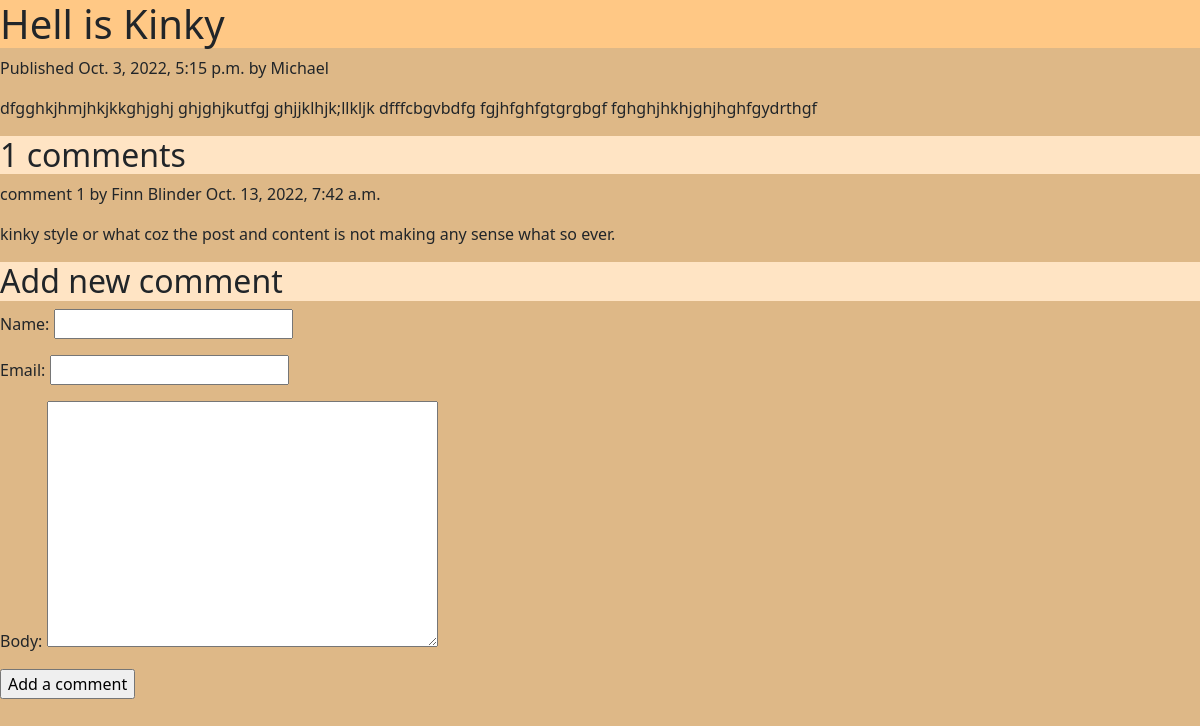
The page /2022/10/3/hell-is-kinky/ on the database as committed earlier.
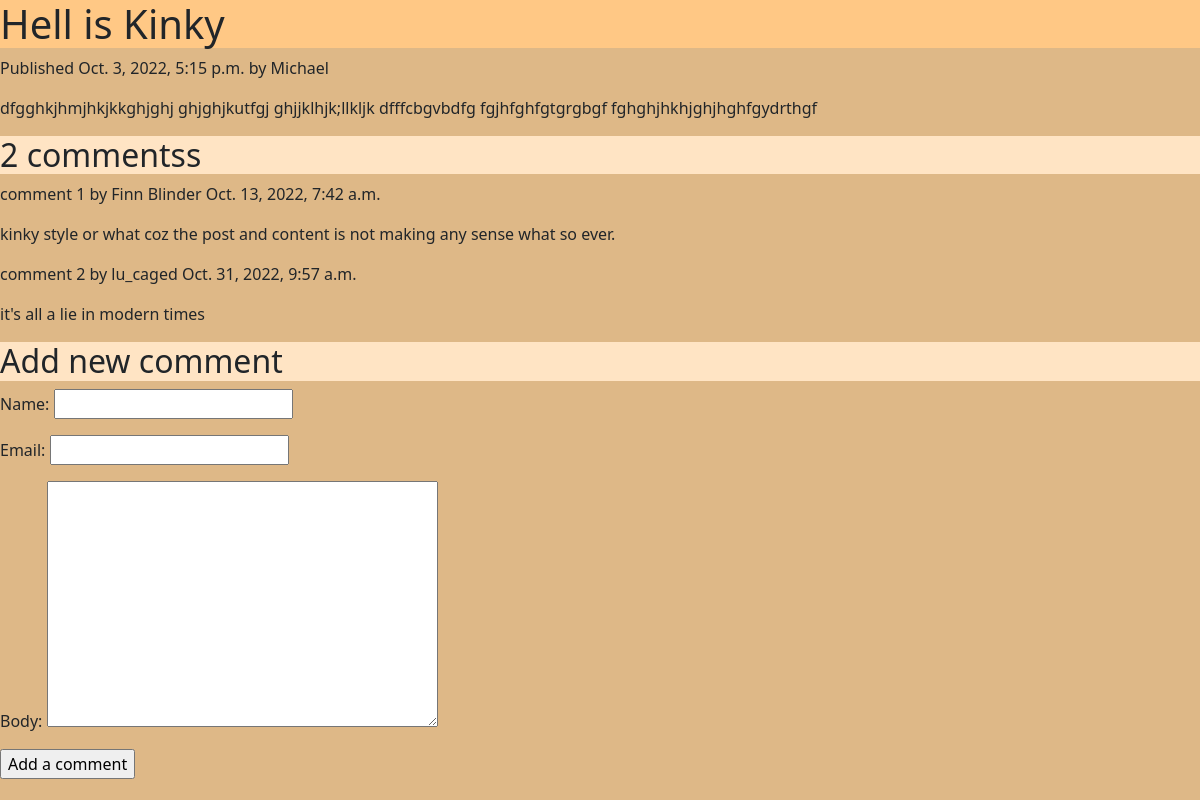
The same page on the database as committed later.
### blinder/models.py (models this page shows, shortened)
class Post(models.Model):
    STATUS_CHOICES =(
        ('draft', 'Draft'),
        ('published', 'Published'),
    )
    title =  models.CharField(max_length=255)
    post_image = models.ImageField(blank=True, null=True)
    slug = models.CharField(max_length=255, unique_for_date = 'publish')
    author = models.ForeignKey(User, on_delete= models.CASCADE, related_name= 'blog_post')
    body = models.TextField()
    publish = models.DateTimeField(default=timezone.now)
    create = models.DateField(auto_now_add= True)
    update = models.DateField(auto_now=True)
    status = models.CharField(max_length=10,choices= STATUS_CHOICES, default= 'draft')
    class Meta:
        ordering= ('-publish',)

class Comment(models.Model):
    post=models.ForeignKey(Post, on_delete=models.CASCADE, related_name='comments')
    name=models.CharField(max_length=100)
    email=models.EmailField()
    body=models.TextField()
    created=models.DateTimeField(auto_now_add=True)
    updated=models.DateTimeField(auto_now=True)
    active=models.BooleanField(default=True)
    class Meta:
        ordering=('created',)

### blinder/views.py (the view)
# urls.py: path('<int:year>/<int:month>/<int:day>/<slug:post>/', post_detail, name='post_detail' ),
def post_detail(request, year, month, day, post):
    post = get_object_or_404(Post, slug=post, status='published', publish__year= year, publish__month=month, publish__day=day)
    comments=post.comments.filter(active=True)
    new_comment=None
    if request.method=='POST':
        comment_form=CommentForm(data=request.POST)
        if comment_form.is_valid():
            new_comment=comment_form.save(commit=False)
            new_comment.post=post
            new_comment.save()
    else:
        comment_form=CommentForm()
    return render(request,'post_detail.html', {'post':post,'comments':comments,'new_comment':new_comment,'comment_form':comment_form})

### blinder/forms.py
class CommentForm(forms.ModelForm):
    class Meta:
        model=Comment
        fields=('name','email','body')

### blinder/templates/post_detail.html (shortened to what this page needs)
{% extends 'base.html' %}
{% block content %}
<h1>{{ post.title }}</h1>
<p>
    Published {{ post.publish }} by {{ post.author }}
</p>
{{ post.body|linebreaks }}
{% with comments.count as total_comments %}
<h2>
    {{ total_comments }} comments{{ total_comments|pluralize }}
</h2>
{% endwith %}
{% for comment in comments %}
<div class="comment">
    <p class="info">
        comment {{ forloop.counter }} by {{ comment.name }}
        {{ comment.created }}
    </p>
    {{ comment.body|linebreaks }}
</div>
{% empty %}
<p>There is no comment yet!! </p>
{% endfor %}
{% if new_comment %}
<h2>Your comment has been added </h2>
{% else %}
<h2> Add new comment </h2>
<form method="POST">
    {{ comment_form.as_p }}
    <p><input type="Submit" value="Add a comment"></p>
</form>
{% endif %}
{% endblock content %}

### blinder/templates/base.html (shortened to what this page needs)
{% load static %}
<!DOCTYPE html>
<html lang="en">
<head>
    <link href="https://cdn.jsdelivr.net/npm/bootstrap@5.2.2/dist/css/bootstrap.min.css" rel="stylesheet">
    <link rel="stylesheet" href="{% static 'css/APP.css'%}">
</head>
<body>
    {% block content%}
    {% endblock content%}
    <link rel="stylesheet" href="{% static 'js/APP.js'%}">
</body>
</html>

### static/css/APP.css (style rules this page uses)
body { background-color: burlywood; }
h1 { background-color: rgb(255, 200, 133); }
h2 { background-color: bisque; }

Rows that differ between the two databases and show on the page:
added Comment: name "lu_caged", created "Oct. 31, 2022, 9:57 a.m.", body "it's all a lie in modern times"
Other text that changed with them:
{{ total_comments }}: "1" → "2"
